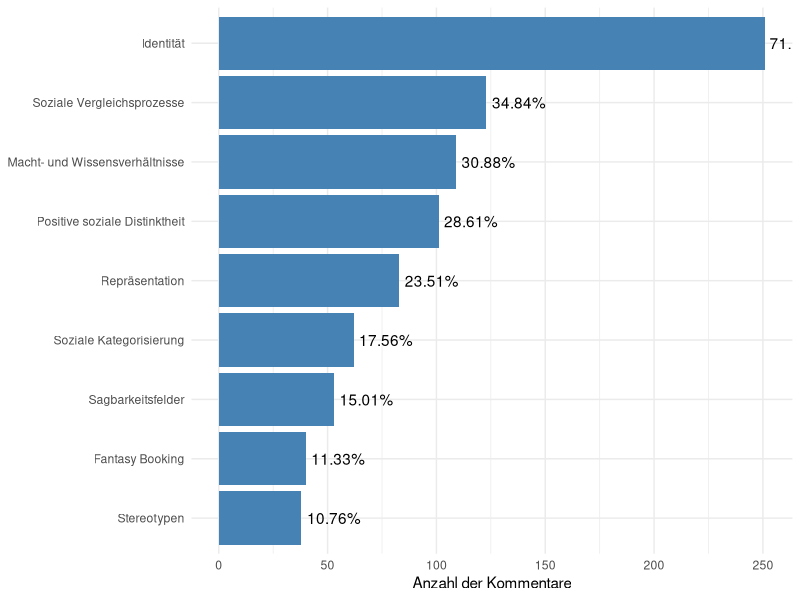
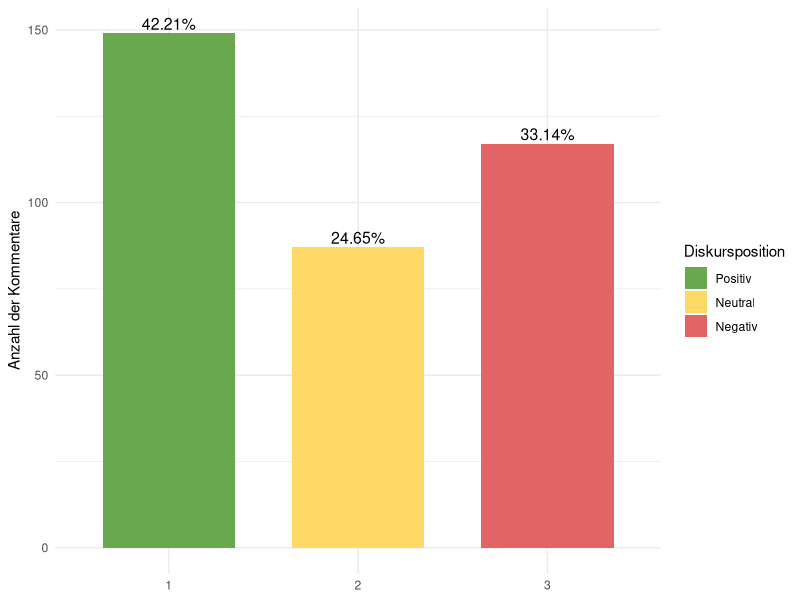
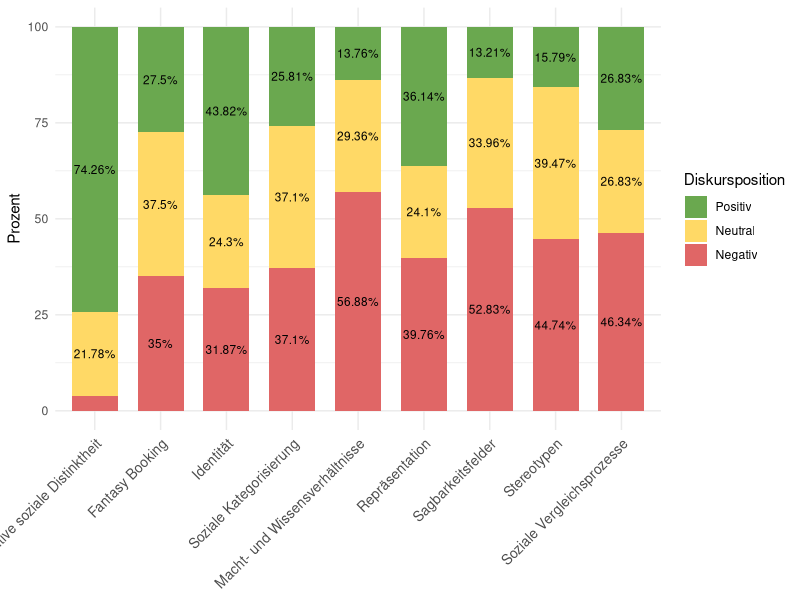
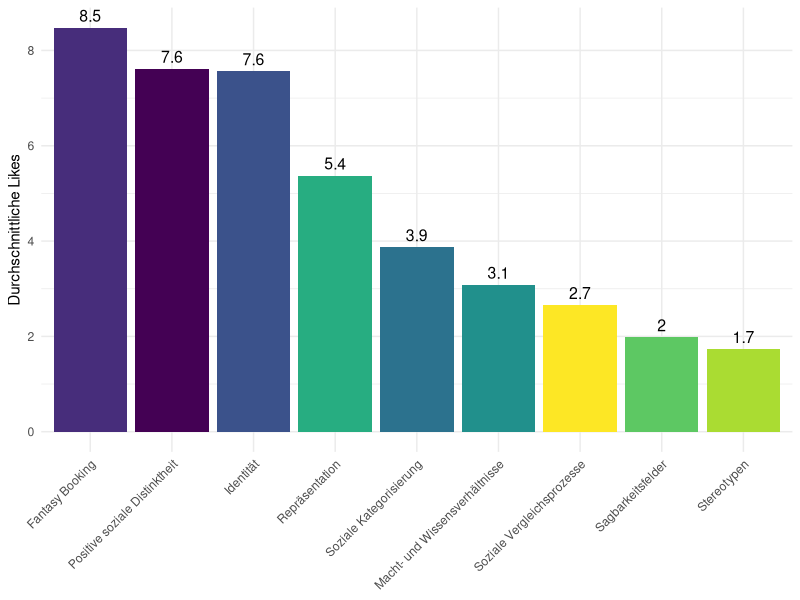

The R script that drew these images, in order:
##############################
# Daten laden und vorbereiten
##############################

# Bibliotheken laden
library(tidyverse)
library(ggplot2)

# Daten laden
comments_data <- read.csv("filtered_youtube_comments.csv")

# Spaltennamen vereinheitlichen und relevante Kommentare filtern
colnames(comments_data) <- tolower(colnames(comments_data))
relevant_comments <- comments_data %>%
  filter(relevance.keep.for.review == 1)

##############################
# Häufigkeiten und Verteilungen
##############################

# Kategorien-Häufigkeiten
category_summary <- relevant_comments %>%
  summarise(
    kategorisierung = sum(kategorisierung, na.rm = TRUE),
    vergleich = sum(vergleich, na.rm = TRUE),
    distinktheit = sum(distinktheit, na.rm = TRUE),
    repräsentation = sum(repräsentation, na.rm = TRUE),
    stereotypen = sum(stereotypen, na.rm = TRUE),
    identität = sum(identität, na.rm = TRUE),
    sagbarkeitsfeld = sum(sagbarkeitsfeld, na.rm = TRUE),
    macht_wissen = sum(macht_wissen, na.rm = TRUE),
    fantasy_booking = sum(fantasy_booking, na.rm = TRUE)
  ) %>%
  pivot_longer(cols = everything(), names_to = "kategorie", values_to = "anzahl") %>%
  mutate(prozent = round((anzahl / nrow(relevant_comments)) * 100, 2))

# Verteilung der Diskurspositionen
position_summary <- relevant_comments %>%
  group_by(position) %>%
  summarise(anzahl = n()) %>%
  mutate(prozent = round((anzahl / nrow(relevant_comments)) * 100, 2))

# Diskurspositionen je Kategorie
position_category_summary <- relevant_comments %>%
  pivot_longer(cols = c("kategorisierung", "vergleich", "distinktheit", 
                        "repräsentation", "stereotypen", "identität", 
                        "sagbarkeitsfeld", "macht_wissen", "fantasy_booking"),
               names_to = "kategorie", values_to = "aktiv") %>%
  filter(aktiv == 1) %>%
  group_by(kategorie, position) %>%
  summarise(anzahl = n(), .groups = "drop") %>%
  group_by(kategorie) %>%
  mutate(prozent = round((anzahl / sum(anzahl)) * 100, 2))

##############################
# Kombinationen und Likes
##############################

# Paarweise Kombinationen von Kategorien
relevant_category_columns <- c("kategorisierung", "vergleich", "distinktheit", 
                               "repräsentation", "stereotypen", "identität", 
                               "sagbarkeitsfeld", "macht_wissen", "fantasy_booking")

category_combinations <- combn(relevant_category_columns, 2, simplify = FALSE) %>%
  map_df(~ tibble(kategorie1 = .x[1], kategorie2 = .x[2])) %>%
  rowwise() %>%
  mutate(
    gemeinsame_anzahl = sum(
      relevant_comments[[kategorie1]] == 1 & relevant_comments[[kategorie2]] == 1, na.rm = TRUE
    )
  ) %>%
  filter(gemeinsame_anzahl > 0) %>%
  ungroup()

print(category_combinations, n=36)

# Likes-Statistiken
likes_stats <- relevant_comments %>%
  pivot_longer(cols = all_of(relevant_category_columns), names_to = "kategorie", values_to = "aktiv") %>%
  filter(aktiv == 1) %>%
  group_by(kategorie) %>%
  summarise(
    durchschnitt_likes = mean(likes, na.rm = TRUE),
    median_likes = median(likes, na.rm = TRUE),
    max_likes = max(likes, na.rm = TRUE),
    min_likes = min(likes, na.rm = TRUE),
    .groups = "drop"
  )

likes_by_position <- relevant_comments %>%
  group_by(position) %>%
  summarise(
    durchschnitt_likes = mean(likes, na.rm = TRUE),
    median_likes = median(likes, na.rm = TRUE),
    max_likes = max(likes, na.rm = TRUE),
    min_likes = min(likes, na.rm = TRUE),
    .groups = "drop"
  )

##############################
# Visualisierungen
##############################

# Kategorien-Verteilung
category_plot <- ggplot(category_summary, aes(x = reorder(kategorie, anzahl), y = anzahl)) +
  geom_bar(stat = "identity", fill = "steelblue") +
  geom_text(aes(label = paste0(prozent, "%")), hjust = -0.1) +
  coord_flip() +
  scale_x_discrete(
    labels = c(
      "kategorisierung" = "Soziale Kategorisierung",
      "vergleich" = "Soziale Vergleichsprozesse",
      "distinktheit" = "Positive soziale Distinktheit",
      "repräsentation" = "Repräsentation",
      "stereotypen" = "Stereotypen",
      "identität" = "Identität",
      "sagbarkeitsfeld" = "Sagbarkeitsfelder",
      "macht_wissen" = "Macht- und Wissensverhältnisse",
      "fantasy_booking" = "Fantasy Booking"
    )
  ) +
  labs(x = NULL, y = "Anzahl der Kommentare") +
  theme_minimal()

print(category_plot)

# Diskurspositionen
position_plot <- ggplot(position_summary, aes(x = factor(position, levels = c(1, 2, 3)), y = anzahl, fill = factor(position))) +
  geom_bar(stat = "identity", width = 0.7) +
  geom_text(aes(label = paste0(prozent, "%")), vjust = -0.3, size = 4) +
  scale_fill_manual(
    values = c("1" = "#6AA84F", "2" = "#FFD966", "3" = "#E06666"),
    labels = c("1" = "Positiv", "2" = "Neutral", "3" = "Negativ")
  ) +
  labs(x = NULL, y = "Anzahl der Kommentare", fill = "Diskursposition") +
  theme_minimal()

print(position_plot)

# Diskurspositionen je Kategorie
position_category_plot <- ggplot(position_category_summary, aes(x = kategorie, y = prozent, fill = factor(position))) +
  geom_bar(stat = "identity", position = "stack", width = 0.7) +
  geom_text(
    aes(label = ifelse(prozent > 5, paste0(prozent, "%"), "")), 
    position = position_stack(vjust = 0.5), size = 3
  ) +
  scale_fill_manual(
    values = c("1" = "#6AA84F", "2" = "#FFD966", "3" = "#E06666"),
    labels = c("1" = "Positiv", "2" = "Neutral", "3" = "Negativ")
  ) +
  scale_x_discrete(
    labels = c(
      "kategorisierung" = "Soziale Kategorisierung",
      "vergleich" = "Soziale Vergleichsprozesse",
      "distinktheit" = "Positive soziale Distinktheit",
      "repräsentation" = "Repräsentation",
      "stereotypen" = "Stereotypen",
      "identität" = "Identität",
      "sagbarkeitsfeld" = "Sagbarkeitsfelder",
      "macht_wissen" = "Macht- und Wissensverhältnisse",
      "fantasy_booking" = "Fantasy Booking"
    )
  ) +
  labs(x = NULL, y = "Prozent", fill = "Diskursposition") +
  theme_minimal() +
  theme(axis.text.x = element_text(size = 10, angle = 45, hjust = 1))

print(position_category_plot)

# Likes pro Kategorie
likes_plot <- ggplot(likes_stats, aes(x = reorder(kategorie, -durchschnitt_likes), y = durchschnitt_likes, fill = kategorie)) +
  geom_bar(stat = "identity") +
  geom_text(aes(label = round(durchschnitt_likes, 1)), vjust = -0.5, size = 4) +
  scale_fill_viridis_d() +
  scale_x_discrete(
    labels = c(
      "kategorisierung" = "Soziale Kategorisierung",
      "vergleich" = "Soziale Vergleichsprozesse",
      "distinktheit" = "Positive soziale Distinktheit",
      "repräsentation" = "Repräsentation",
      "stereotypen" = "Stereotypen",
      "identität" = "Identität",
      "sagbarkeitsfeld" = "Sagbarkeitsfelder",
      "macht_wissen" = "Macht- und Wissensverhältnisse",
      "fantasy_booking" = "Fantasy Booking"
    )
  ) +
  labs(x = NULL, y = "Durchschnittliche Likes") +
  theme_minimal() +
  theme(legend.position = "none", axis.text.x = element_text(angle = 45, hjust = 1))

print(likes_plot)

